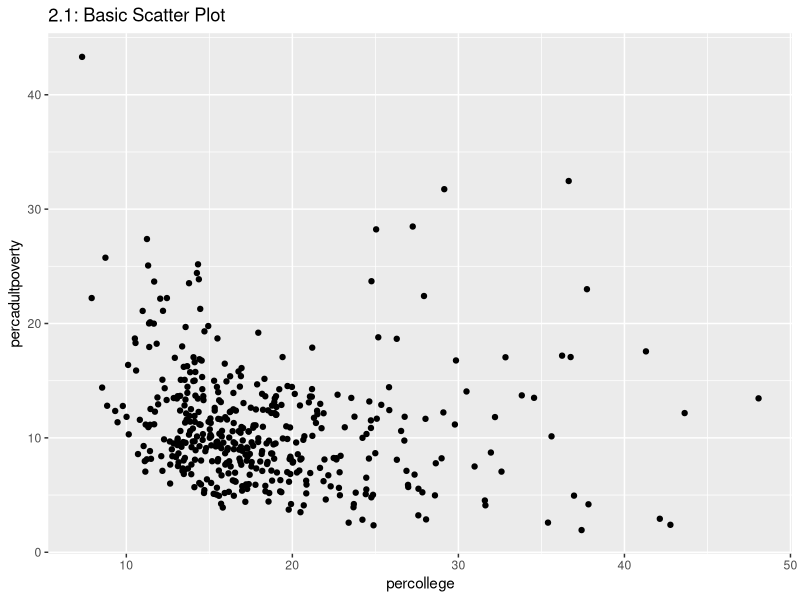
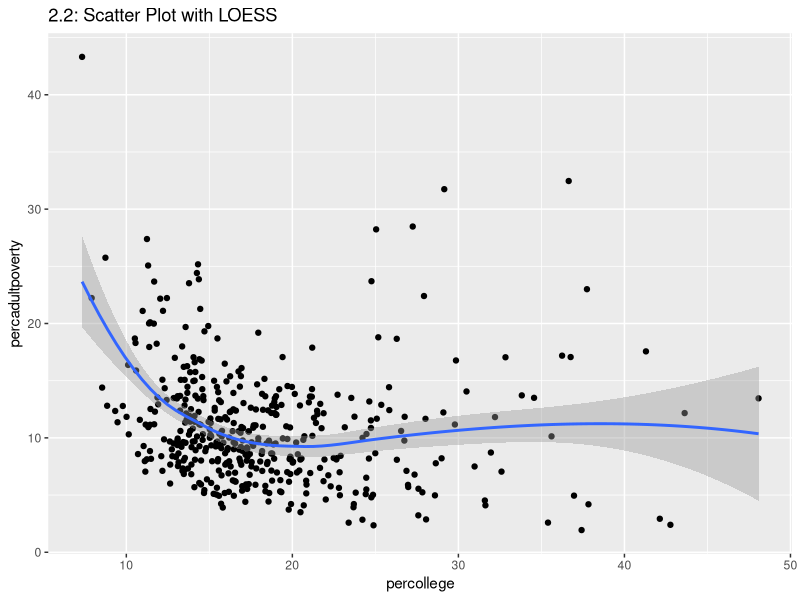
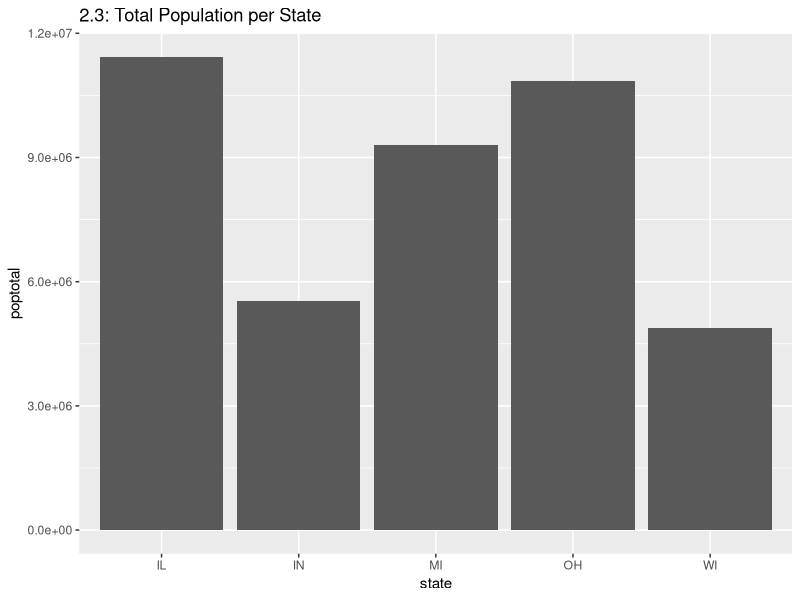
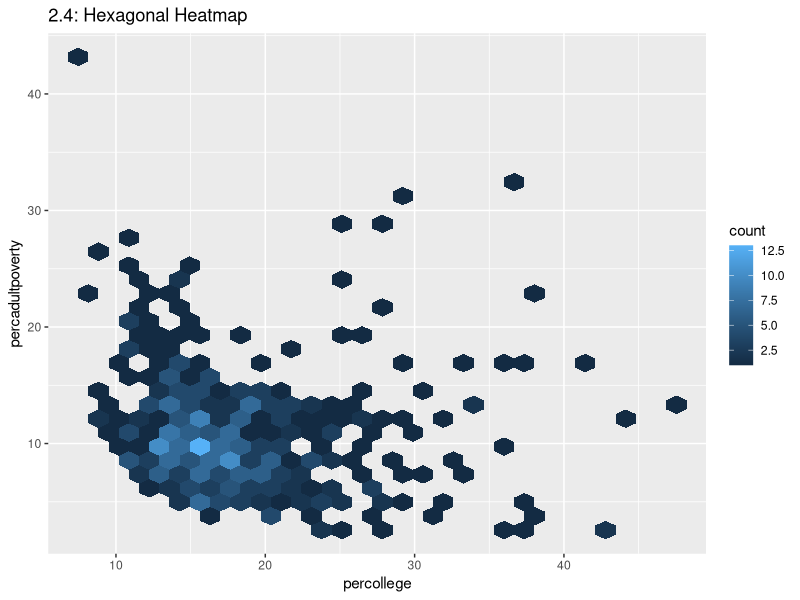
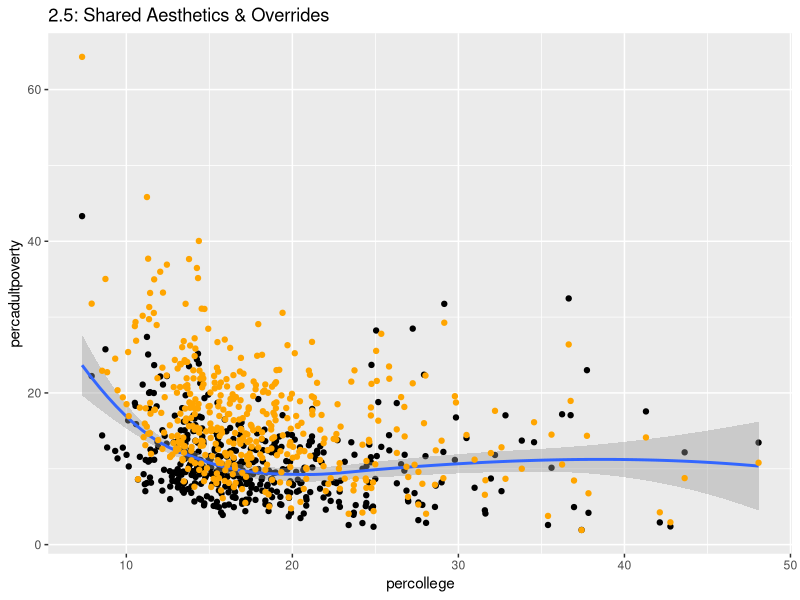
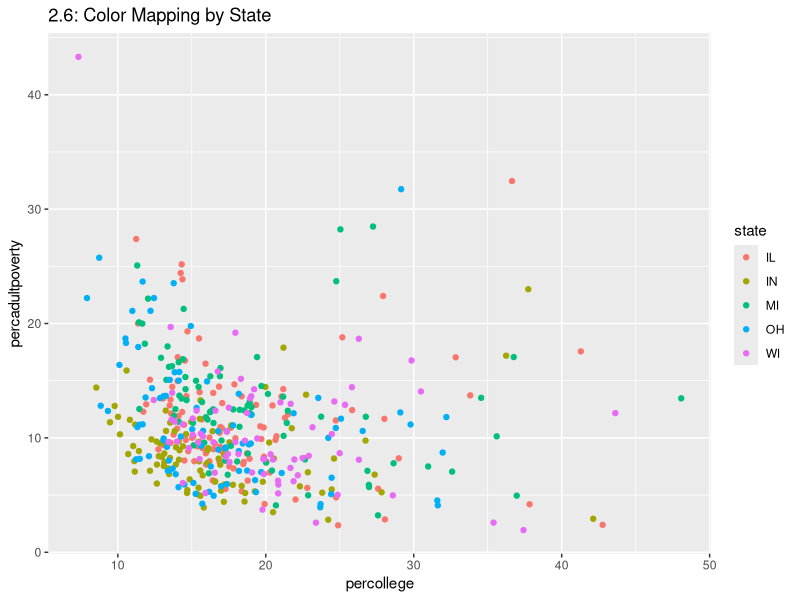
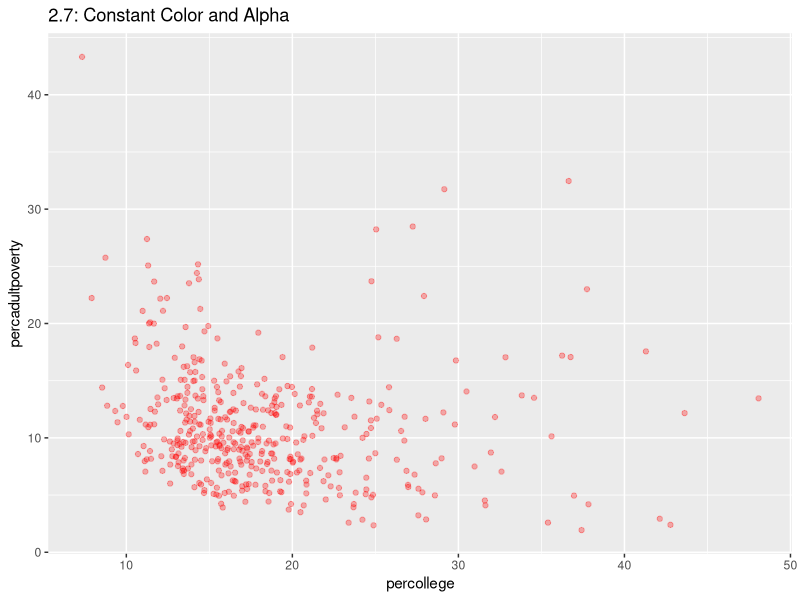

The R script that drew these images, in order:
# ─────────────────────────────────────────────────────────────────
# Author: Agrannya Singh | Reg No: 23BCE0965
# Lab 45 | Socioeconomic Trends in the Midwest Using ggplot2
# Course : BCSE207P — Programming for Data Science
# Faculty : Dr. M Rajasekhara Babu
# ─────────────────────────────────────────────────────────────────

# ── Step 1: Install and Load Required Packages ───────────────────
if (!require(ggplot2)) install.packages("ggplot2")
if (!require(hexbin))  install.packages("hexbin")   # Required for geom_hex
library(ggplot2)

# Load the built-in midwest dataset
data("midwest", package = "ggplot2")

# ── Step 2.1: Scatter Plot — College Education vs Adult Poverty ──
ggplot(data = midwest) +
  geom_point(mapping = aes(x = percollege, y = percadultpoverty)) +
  labs(title = "2.1: Basic Scatter Plot")

# ── Step 2.2: Scatter Plot with LOESS Trend Line ─────────────────
ggplot(data = midwest) +
  geom_point(mapping = aes(x = percollege, y = percadultpoverty)) +
  geom_smooth(mapping = aes(x = percollege, y = percadultpoverty)) +
  labs(title = "2.2: Scatter Plot with LOESS")

# ── Step 2.3: Bar Chart — Total Population per State ────────────
ggplot(data = midwest) +
  geom_col(mapping = aes(x = state, y = poptotal)) +
  labs(title = "2.3: Total Population per State")

# ── Step 2.4: Hexagonal Heatmap ─────────────────────────────────
ggplot(data = midwest) +
  geom_hex(mapping = aes(x = percollege, y = percadultpoverty)) +
  labs(title = "2.4: Hexagonal Heatmap")

# ── Step 2.5: Shared Aesthetic Mappings (DRY principle) ──────────
ggplot(data = midwest,
       mapping = aes(x = percollege, y = percadultpoverty)) +
  geom_point() +
  geom_smooth() +
  geom_point(mapping = aes(y = percchildbelowpovert), color = "orange") +
  labs(title = "2.5: Shared Aesthetics & Overrides")

# ── Step 2.6: Color Mapping by State ────────────────────────────
ggplot(data = midwest) +
  geom_point(mapping = aes(x = percollege,
                            y = percadultpoverty,
                            color = state)) +
  labs(title = "2.6: Color Mapping by State")

# ── Step 2.7: Constant Color and Transparency ───────────────────
ggplot(data = midwest) +
  geom_point(mapping = aes(x = percollege, y = percadultpoverty),
             color = "red",
             alpha = 0.3) +
  labs(title = "2.7: Constant Color and Alpha")
